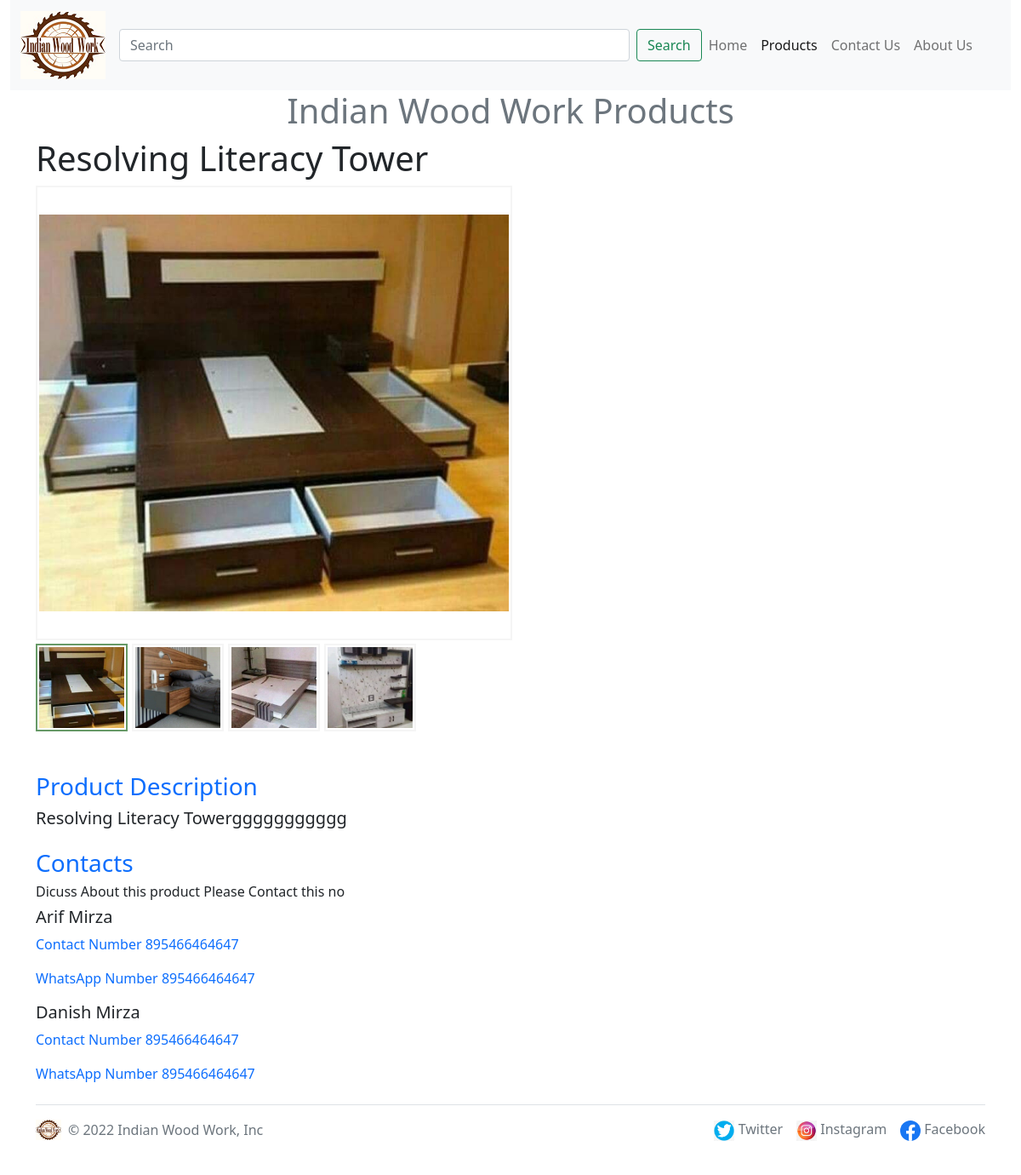
The page /productview/Resolving-Literacy1 on the database its author committed.
### App/models.py (models this page shows, shortened)
class Product(models.Model):
    s_no = models.AutoField(primary_key=True)
    slug = models.CharField(default="", max_length=50)
    name = models.CharField(default="", max_length=150)
    description = models.CharField(default="", max_length=350)
    update = models.DateField(default=date.today)
    product_cat = models.CharField(default="", choices=product_category, max_length=400)
    smallimage = models.ImageField(upload_to='product/', default="")
    hdimage1 = models.ImageField(upload_to='product/', default="")
    hdimage2 = models.ImageField(upload_to='product/', default="")
    hdimage3 = models.ImageField(upload_to='product/', default="")
    hdimage4 = models.ImageField(upload_to='product/', default="")
    arifmobile = models.IntegerField(default=0)
    arifwhatspp = models.IntegerField(default=0)
    danishmobile = models.IntegerField(default=0)
    danishwhatspp = models.IntegerField(default=0)

### App/views.py (the view)
# urls.py: path("productview/<str:slug>", views.productview, name="product view"),
def productview(request, slug):
    products = Product.objects.get(slug=slug)
    param = {'data': products}
    return render(request, 'productview.html', param)

### template/productview.html (shortened to what this page needs)
{% extends 'base.html' %}
{% block product %}active{% endblock %}
{% load static %}
{% block body %}
<div class="container">
    <div class="row">
        <h1 class="text-center text-secondary">Indian Wood Work Products</h1>
    </div>
    <div class="col-6 col-sm-6 col-lg-12">
        <h1>{{data.name}}</h1>
        <ul id="glasscase" class="gc-start">
            <li><img src="/media/{{data.hdimage1}}" alt="Text"
                     data-gc-caption="{{data.name}}"/></li>
            <li><img src="/media/{{data.hdimage2}}" alt="Text"
                     data-gc-caption="{{data.name}}"/></li>
            <li><img src="/media/{{data.hdimage3}}" alt="Text"
                     data-gc-caption="{{data.name}}"/></li>
            <li><img src="/media/{{data.hdimage4}}" alt="Text"
                     data-gc-caption="{{data.name}}"/></li>
        </ul>
    </div>
    <div class="col-12 pt-5">
        <h3 class="text-primary">Product Description</h3>
        <h5>{{data.description}}</h5>
        <h3 class="text-primary pt-3">Contacts</h3>
        <h6>Dicuss About this product Please Contact this no </h6>
        <h5>Arif Mirza</h5>
        <p class="text-primary">Contact Number {{data.arifmobile}}</p>
        <p class="text-primary">WhatsApp Number {{data.arifwhatspp}}</p>
        <h5>Danish Mirza</h5>
        <p class="text-primary">Contact Number {{data.danishmobile}}</p>
        <p class="text-primary">WhatsApp Number {{data.danishwhatspp}}</p>
    </div>
</div>
{% endblock %}

### template/productview.html (style rules this page uses)
.glass-case * { -webkit-box-sizing: border-box !important; -moz-box-sizing: border-box !important; box-sizing: border-box !important; padding: 0; margin: 0; border: 0; }
.glass-case *:before, .glass-case *:after { -webkit-box-sizing: border-box !important; -moz-box-sizing: border-box !important; box-sizing: border-box !important; }
.glass-case ul { position: relative; top: 0; left: 0; margin: 0; border: 0; padding: 0; height: 100%; list-style: none; }
.glass-case ul li { position: relative; overflow: hidden; width: 100%; height: 100%; border: 2px solid #f5f5f5; padding: 2px; background-color: #fff; }
.gc-thumbs-area.gc-hz li { display: inline; float: left; max-width: 100%; max-height: 100%; margin-right: 5px; }
.glass-case ul li.gc-active, .glass-case ul li.gc-active:hover { border-color: #669966; cursor: default; }
.glass-case ul li .gc-li-display-container img { position: relative; top: 50%; left: 50%; }

### rows shown on the page
Product: name "Resolving Literacy Tower", hdimage1 (picture), hdimage2 (picture), hdimage3 (picture), hdimage4 (picture), description "Resolving Literacy Towerggggggggggg", arifmobile "895466464647", arifwhatspp "895466464647", danishmobile "895466464647", danishwhatspp "895466464647"
